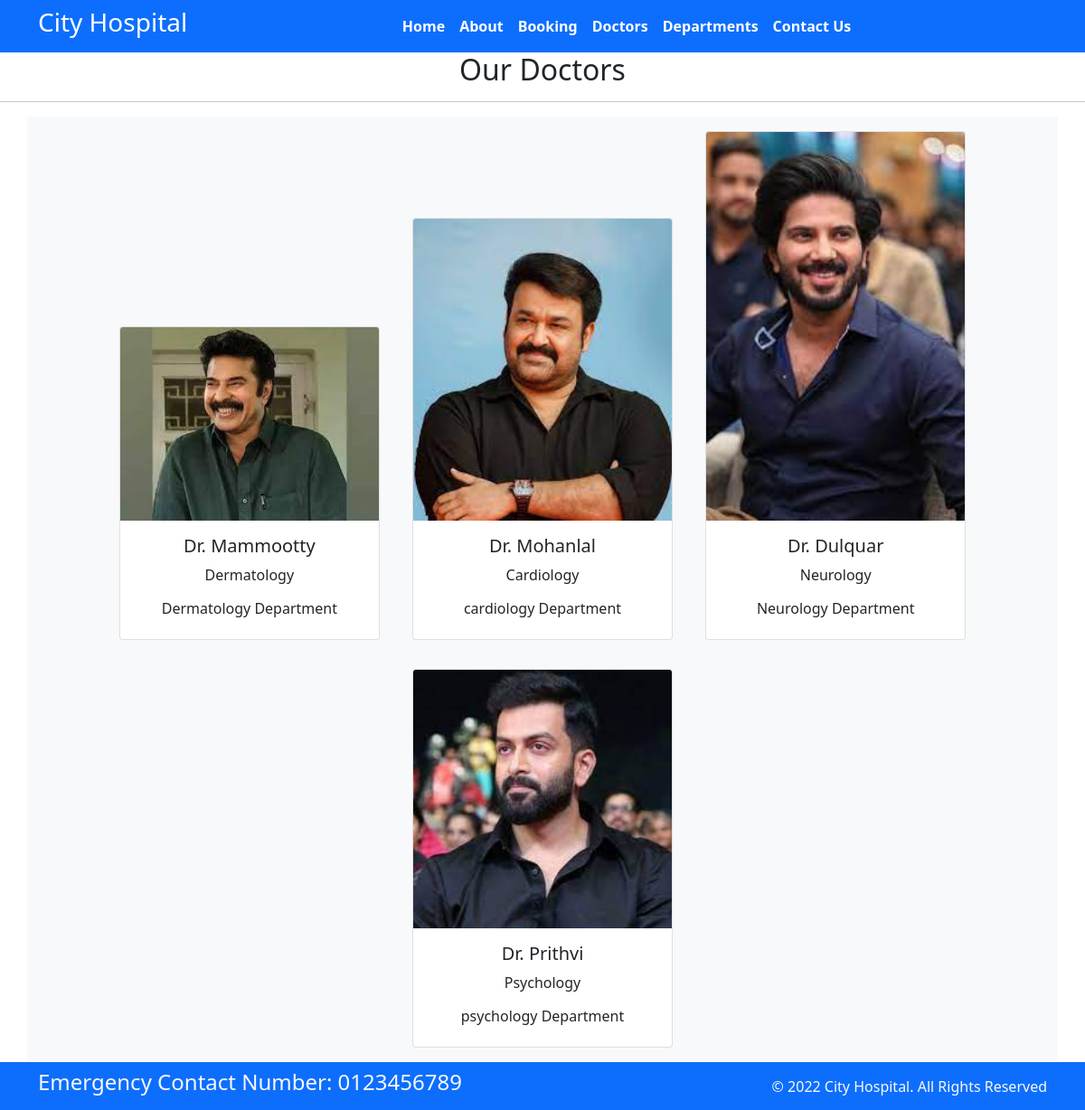
Page /doctors on the committed database.
### home/models.py (models this page shows, shortened)
class Doctors(models.Model):
    doc_name=models.CharField(max_length=255)
    doc_spec=models.CharField(max_length=255)
    dep_name=models.ForeignKey(Departments,on_delete=models.CASCADE)
    doc_image=models.ImageField(upload_to='doctors')

class Departments(models.Model):
    dep_name=models.CharField(max_length=100)
    dep_description=models.TextField()
    def __str__(self):
        return self.dep_name

### home/views.py (the view)
# urls.py: path('doctors',views.doctors, name='doctors'),
def doctors(request):
    dict_docs={
        'doctors':Doctors.objects.all()
    }
    return render(request,'doctors.html',dict_docs)

### templates/doctors.html
{% extends "base.html"%} {% block title %} Doctors {% endblock %}
{% block content %}
<h2 class="text-center">Our Doctors</h2>
<hr>
<div class="container text-center bg-light">
{% for d in doctors %}
<div class="card text-center mx-3 my-3" style="width: 18rem; display: inline-block;">
  <img src="{{d.doc_image.url}}" class="card-img-top" alt="...">
  <div class="card-body">
    <h5 class="card-title">Dr. {{d.doc_name}}</h5>
    <p class="card-text">{{d.doc_spec}}</p>
    <h6>{{d.dep_name}} Department</h6>
  </div>
</div>
{% endfor %}
</div>
{% endblock %}

### rows in the picture
Doctors: doc_image (picture), doc_name "Mammootty", doc_spec "Dermatology", dep_name "Dermatology"
Doctors: doc_image (picture), doc_name "Mohanlal", doc_spec "Cardiology", dep_name "cardiology"
Doctors: doc_image (picture), doc_name "Dulquar", doc_spec "Neurology", dep_name "Neurology"
Doctors: doc_image (picture), doc_name "Prithvi", doc_spec "Psychology", dep_name "psychology"
